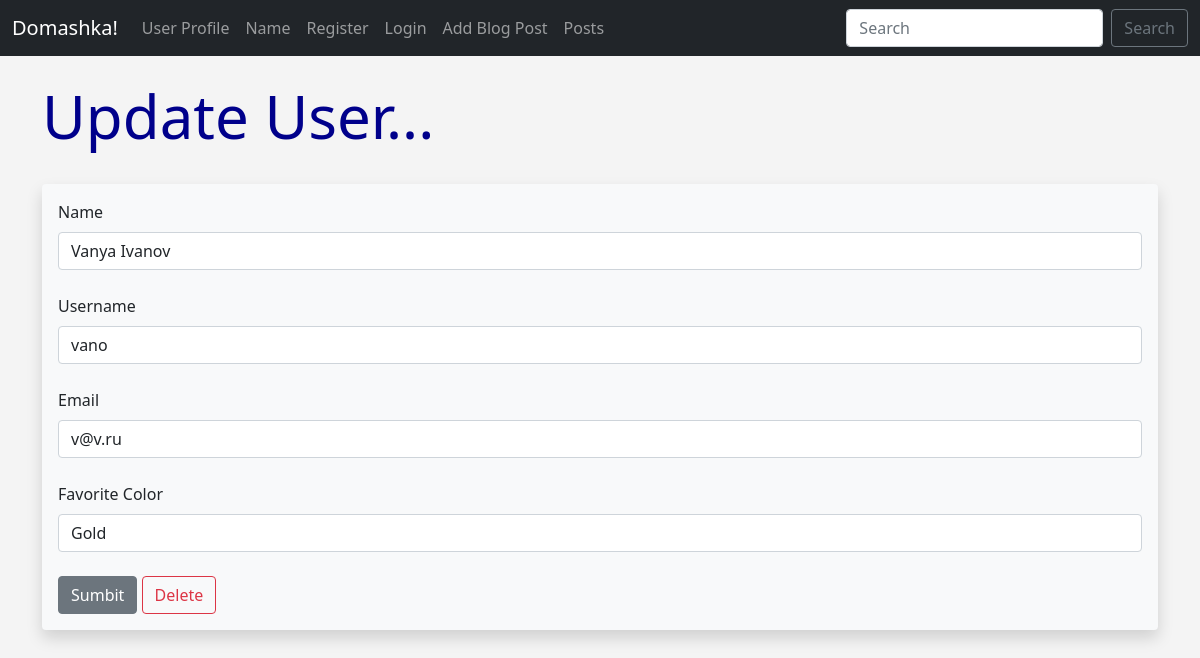
Screenshot of /update/1 with the database file from the repository.
### hello.py (models this page shows, shortened)
class Users(db.Model, UserMixin):
	id = db.Column(db.Integer, primary_key=True)
	username = db.Column(db.String(20), nullable=False, unique=True)
	name = db.Column(db.String(200), nullable=False)
	email = db.Column(db.String(120), nullable=False, unique=True)
	favorite_color = db.Column(db.String(120))
	date_added = db.Column(db.DateTime, default=datetime.utcnow)
	password_hash = db.Column(db.String(120))
	@property
	def password(self):
		raise AttributeError("password is not a readable attribute!")

### hello.py (the view)
@app.route('/update/<int:id>', methods =['GET', 'POST']) # we identify a record by its id
def update(id): # we pass in 'id' from the url
	form = UserForm()
	name_to_update = Users.query.get_or_404(id) # create a variable to update and assigns all data from the 'id' record to it
	if request.method == 'POST':
		name_to_update.name = request.form['name'] #this sets 'name' attribute of the variable (a record in the db) to the 'name' attribute submitted through the form
		name_to_update.email = request.form['email']
		name_to_update.favorite_color = request.form['favorite_color']
		name_to_update.username = request.form['username']
		try:
			db.session.commit() # saves the data from variables into the DB
			flash("User Updated Successfully!")
			return render_template("update.html",
				form=form,
				name_to_update=name_to_update)
		except:
			flash("Error! Looks like there was a problem... try again!")
			return render_template("update.html",
				form=form,
				name_to_update=name_to_update)
	else:
		return render_template("update.html",
				form=form,
				name_to_update=name_to_update,
				id = id
				)

### hello.py
class UserForm(FlaskForm):
	name = StringField("Name", validators=[DataRequired()])
	username = StringField("Username", validators=[DataRequired()])
	email = StringField("Email", validators=[DataRequired()])
	favorite_color = StringField("Favorite Color")
	password_hash = PasswordField("Password", validators=[DataRequired(), EqualTo('password_hash2', message='Passwords Must Match!')])
	password_hash2 = PasswordField('Confirm Password', validators=[DataRequired()] )
	submit = SubmitField("Sumbit")

### templates/update.html (shortened to what this page needs)
{% extends 'base.html' %}
{% block content %}
{% if name %}
	<h1>Update User!</h1>
	<br/>
	<table class="table table-hover table-bordered table-striped">
{% for our_user in our_users %}
	<tr>
	<td>
	{{ our_user.id }}. {{ our_user.name }} - {{ our_user.email }} -
	{{ our_user.favorite_color }}
	</td>
	</tr>
{% endfor %}
</table>
{% else %}
	<h1>Update User...</h1>
	<br/>
<div class="shadow p-3 mb-k bg-light rounded">
	<form action="{{url_for('update', id=name_to_update.id)}}" method='Post'>
		{{ form.name.label(
		class="form-label") }}
		{{ form.name(
		class="form-control", value=name_to_update.name) }}
		<br/>
		{{ form.username.label(
		class="form-label") }}
		{{ form.username(
		class="form-control", value=name_to_update.username) }}
		<br/>
		{{ form.email.label(
		class="form-label") }}
		{{ form.email(
		class="form-control", value=name_to_update.email) }}
		<br/>
		{{ form.favorite_color.label(
		class="form-label") }}
		{{ form.favorite_color(
		class="form-control", value=name_to_update.favorite_color) }}
		<br/>
		{{ form.submit(
		class="btn btn-secondary") }}
		<a href="{{ url_for('delete', id=name_to_update.id)}}" class="btn btn-outline-danger"> Delete </a>
	</form>
</div>
<br/><br/>
{% endif %}
{% endblock %}

### static/css/style.css (style rules this page uses)
h1 { color: darkblue; font-size: 60px; }
body { background: #f4f4f4; }

### rows the page displays
Users: name "Vanya Ivanov", username "vano", email "v@v.ru", favorite_color "Gold"
